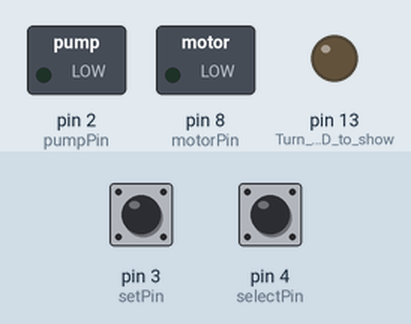
Bench run of a sketch on a simulated Arduino Mega 2560, built with avr-gcc and run on an emulated ATmega2560. Parts: switched loads named in the sketch (green lamp = pin HIGH), output pins drawn as LEDs (lit = HIGH). The inputs (shaded band) are chosen by the test bench; at power-on: pin 3 (setPin) LOW, pin 4 (selectPin) LOW.

Above: at 1.3 s.
1.4 s: pin 3 (setPin) pulled HIGH for 0.15 s
At 1.51 s:
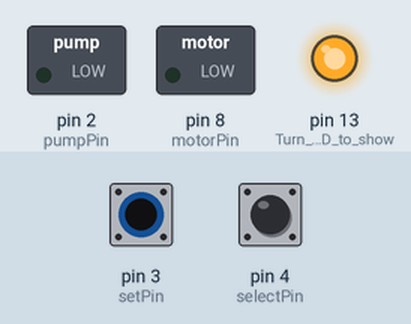
Timing chart, 0 to 16.4 s (numbered marks = the images above; inputs shaded):
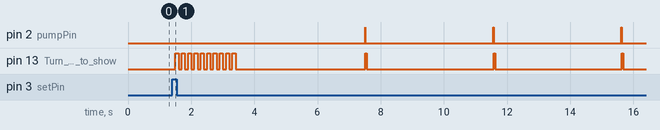

The sketch:

PetFeeder.ino
```cpp
// **** INCLUDES *****
#include "LowPower.h"

#define TWELVEHOURS 5400*2      // (60s*60s*12h)/4s = wainting cycles (MCU powers down for 4 seconds before watchdogs wakes it up again)
#define MAX_ANIMALS_PER_SHED 9
#define TIMEDIVIDER 0x04        // Clock Prescale Divider (power of two, e.g., 0x04 -> divider=16)

// sometimes HIGH means LED_OFF, so we use a define here
#define LED_ON HIGH
#define LED_OFF LOW

/*Pin setup*/
short pumpPin = 2;
short selectPin = 4;
short setPin = 3;
short motorPin = 8;
short resetPin = 29;

/*Vars*/
int TwelveHourCount = 0;
short AmountOfServings = 0;

typedef enum
{
    START,
    SHOW_VALUE,
    WAIT,
    FINISH
} states_t;

void setup()
{
    /*Set pins*/
    pinMode(selectPin, INPUT);    //Turn on Pin for select button
    pinMode(setPin, INPUT);       //Turn on Pin for set button
    pinMode(pumpPin, OUTPUT);     //Turn on Pin for water pump
    pinMode(motorPin, OUTPUT);    //Turn on Pin for food dispenser
    pinMode(LED_BUILTIN, OUTPUT); //Turn on Blink LED to show the amout of servings

    /*Setup amount of servings depending on amount of animals in shed*/
    states_t state = START;
    bool led_state = LOW;
    short blinks_shown = 0;
    unsigned long time = millis();
    unsigned long last_button_poll = millis();
    unsigned long last_pump_pulse = 0;
    unsigned long now;

    bool set_button = 0;
    bool select_button = 0;

    while (state != FINISH)
    {
        now = millis();

        // keep powerbank alive by briefly turning on pump every 4 seconds
        // after reset, enable pump for 500ms to activate powerbank
        if (now - last_pump_pulse > 4000)
        {
            digitalWrite(pumpPin, HIGH);
            if (last_pump_pulse == 0)
                delay(500);
            else
                delay(10);
            digitalWrite(pumpPin, LOW);

            last_pump_pulse = now;
        }

        switch (state)
        {

        case START:
            // wait before blinking
            if (now - time > 1000)
            {
                time = now;
                state = SHOW_VALUE;
                blinks_shown = 0;
                led_state = LED_OFF;
            }
            break;

        case SHOW_VALUE:
            if (led_state == LED_OFF && now - time > 500)
            {
                time = now;
                led_state = LED_ON;
            }
            else if (led_state == LED_ON && now - time > 250)
            {
                time = now;
                led_state = LED_OFF;
                blinks_shown++;
            }
            if (blinks_shown == AmountOfServings)
            {
                state = WAIT;
            }
            break;

        case WAIT:
            break;
        }

        digitalWrite(LED_BUILTIN, led_state);

        // debounce
        if (now - last_button_poll > 500)
        {
            // buttons are low active
            set_button = (digitalRead(setPin) == LOW);
            select_button = (digitalRead(selectPin) == LOW);

            if (set_button || select_button)
            {
                last_button_poll = now;
            }
        }

        if (set_button)
        {
            AmountOfServings++;

            if (AmountOfServings > MAX_ANIMALS_PER_SHED)
                AmountOfServings = 1;

            // restart state machine
            state = START;
        }
        else if (select_button)
        {
            state = FINISH;
            // or just break;
        }
        set_button = 0;
        select_button = 0;
    }

    for (int i=0; i<10; i++)
    {
        digitalWrite(LED_BUILTIN, LED_ON);
        delay(100);
        digitalWrite(LED_BUILTIN, LED_OFF);
        delay(100);
    }

    /*Reduce AVR328P to 1 Mhz for powersaving*/
    CLKPR = 1 << 7;
    CLKPR = TIMEDIVIDER; /*divide by 0x04 = 16 (1 Mhz) | 0x02 = 8 (4 Mhz) | 0x01 = 4 (8 Mhz)*/
}

void loop()
{
    /*ATmega328P maximum powersaving, complete power down for 8 seconds wakup by watchdog*/
    LowPower.powerDown(SLEEP_4S, ADC_OFF, BOD_OFF);
    TwelveHourCount++;

    /* Set clock speed back to 16 Mhz*/
    CLKPR = 0x80;
    CLKPR = 0x00;

    // keep powerbank alive by briefly turning on pump every 4 seconds
    digitalWrite(pumpPin, HIGH);
    delay(10);
    digitalWrite(pumpPin, LOW);

    if (TwelveHourCount >= TWELVEHOURS)
    {
        /*Dispense food and water in real scenario*/
        digitalWrite(LED_BUILTIN, LED_ON);    // turn the LED on (HIGH is the voltage level)
        delay(10000);                         // wait for 10 second /*TBD*/
        digitalWrite(LED_BUILTIN, LED_OFF);   // turn the LED off by making the voltage LOW
        delay(1000);                          // wait for a secon. /*TBD*/
        TwelveHourCount = 0;                  //reset Twelve Hour Counter
    }

    else
    {
        /*Do noting in real scenario*/
        digitalWrite(LED_BUILTIN, LED_ON);    // turn the LED on (HIGH is the voltage level)
        delay(50);                            // wait for half second
        digitalWrite(LED_BUILTIN, LED_OFF);   // turn the LED off by making the voltage LOW
    }

    /* Set clock speed down to 1 Mhz*/
    CLKPR = 0x80;
    CLKPR = TIMEDIVIDER;
}
```

Measured:
- after the input at 1.4 s, pin 13 (Turn_on_Blink_LED_to_show): goes 9 × (HIGH 0.10 s, LOW 0.10 s), HIGH 0.10 s, 3 × (LOW 4.1 s, HIGH 0.05 s), then LOW, starting after 0.10 s
- by itself, pin 2 (pumpPin): alternates HIGH for 0.01 s and LOW for 4.1 s
